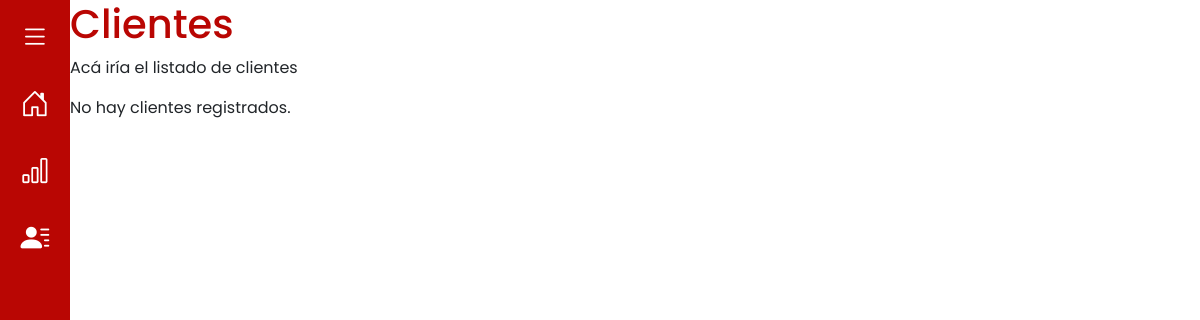
The page /eventos/clientes on the database as committed earlier.
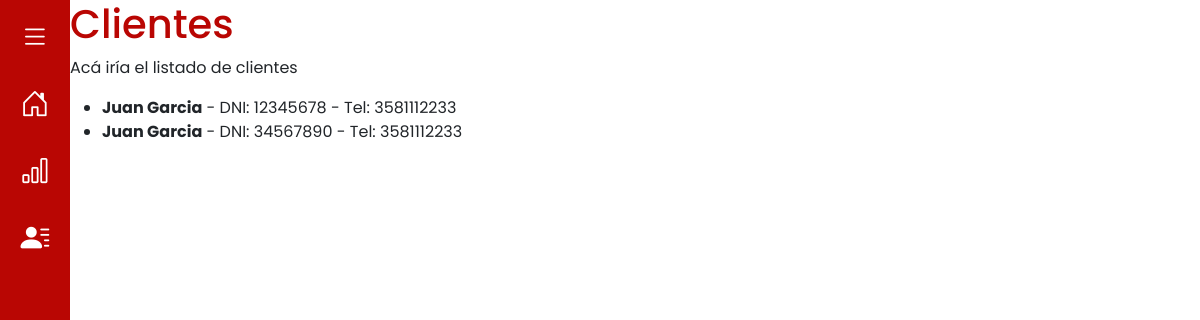
The same page on the database as committed later.
### app/models.py (models this page shows, shortened)
class Cliente(db.Model):
    __tablename__ = 'cliente'
    dni = db.Column(db.String(20), primary_key=True)
    nombre = db.Column(db.String(20), nullable=False)
    apellido = db.Column(db.String(20), nullable=False)
    telefono = db.Column(db.String(15), nullable=False)
    institucion = db.Column(db.String(40), nullable=True)
    eventos = db.relationship('Evento', back_populates='cliente', cascade="all, delete-orphan")

### app/routes/eventos_routes.py (the view)
@eventos_bp.route("/clientes")
def clientes():
    clientes = Cliente.query.all()
    return render_template('clientes.html', clientes=clientes)

### app/templates/clientes.html (shortened to what this page needs)
{% extends 'base.html' %}
{% block content %}
    <h1> Clientes </h1>
    <p> Acá iría el listado de clientes </p>
     {% if clientes %}
        <ul>
            {% for cliente in clientes %}
            <li>
                <strong>{{ cliente.nombre }} {{ cliente.apellido }}</strong>
                {% if cliente.dni %} - DNI: {{ cliente.dni }}{% endif %}
                {% if cliente.telefono %} - Tel: {{ cliente.telefono }}{% endif %}
            </li>
            {% endfor %}
        </ul>
    {% else %}
        <p>No hay clientes registrados.</p>
    {% endif %}
{% endblock %}

### app/templates/base.html (shortened to what this page needs)
<!DOCTYPE html>
<html>
  <head>
    <link
      href="https://cdn.jsdelivr.net/npm/bootstrap-icons@1.11.3/font/bootstrap-icons.css"
      rel="stylesheet"
    />
    <link
      href="https://cdn.jsdelivr.net/npm/bootstrap@5.3.8/dist/css/bootstrap.min.css"
      rel="stylesheet"
    />
    <link
      rel="stylesheet"
      href=" {{ url_for('static', filename ='css/style.css') }}"
    />
  </head>
  <body>
    <div class="d-flex">
      <nav class="bg-pry vh-100 p-3" style="width: 70px;">
        <ul class="nav flex-column align-items-center">
          <li class="nav-item mb-4">
            <a class="nav-link p-0" href="#">
              <i class="bi bi-list text-white" style="font-size: 1.8rem"></i>
            </a>
          </li>
          <li class="nav-item mb-4 {% if active_page == 'inicio' %}active-nav{% endif %}">
            <a
              class="nav-link p-0"
              href="{{ url_for('auth.inicio') }}"
            >
              <i
                class="bi bi-house-door
                {% if active_page == 'inicio' %}text-secondary{% else %}text-white{% endif %}"
                style="font-size: 1.8rem"
              ></i>
            </a>
          </li>
          <li class="nav-item mb-4  {% if active_page == 'ingresos' %}active-nav{% endif %}">
            <a
              class="nav-link p-0"
              href="{{ url_for('ingresos.ingresos') }}"
            >
              <i
                class="bi bi-bar-chart
                {% if active_page == 'ingresos' %}text-secondary{% else %}text-white{% endif %}"
                style="font-size: 1.8rem"
              ></i>
            </a>
          </li>
          <li class="nav-item mb-4 {% if active_page == 'cuentas' %}active-nav{% endif %}">
            <a
              class="nav-link p-0"
              href="{{ url_for('cuentas.cuentas') }}"
            >
              <i
                class="bi bi-person-lines-fill
                {% if active_page == 'cuentas' %}text-secondary{% else %}text-white{% endif %}"
                style="font-size: 1.8rem"
              ></i>
            </a>
          </li>
        </ul>
      </nav>
      <div class="flex-grow-1">{% block content %} {% endblock %}</div>
    </div>
  </body>
</html>

### app/static/css/style.css (style rules this page uses)
:root { --color-primario: #b90603; --color-hover: #ffe4e4; --color-btn: #EC221F; }
h1 { color: var(--color-primario); }
body { font-family: "Poppins", sans-serif ; font-weight: 400; font-style: normal; }
.bg-pry { background-color: var(--color-primario); }

Rows that differ between the two databases and show on the page:
added Cliente: nombre "Juan", apellido "Garcia", dni "12345678", telefono "3581112233"
added Cliente: nombre "Juan", apellido "Garcia", dni "34567890", telefono "3581112233"
Other text that changed with them:
text no longer shown: "No hay clientes registrados."
